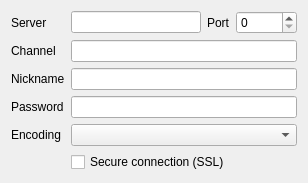
<?xml version="1.0" encoding="UTF-8"?>
<ui version="4.0">
 <class>IrcJoinGroupChat</class>
 <widget class="QWidget" name="IrcJoinGroupChat">
  <property name="geometry">
   <rect>
    <x>0</x>
    <y>0</y>
    <width>308</width>
    <height>176</height>
   </rect>
  </property>
  <property name="windowTitle">
   <string>Form</string>
  </property>
  <layout class="QGridLayout" name="gridLayout">
   <item row="0" column="0">
    <widget class="QLabel" name="label">
     <property name="text">
      <string>Server</string>
     </property>
    </widget>
   </item>
   <item row="0" column="1">
    <widget class="QLineEdit" name="Server_"/>
   </item>
   <item row="1" column="0">
    <widget class="QLabel" name="label_2">
     <property name="text">
      <string>Channel</string>
     </property>
    </widget>
   </item>
   <item row="1" column="1" colspan="3">
    <widget class="QLineEdit" name="Channel_"/>
   </item>
   <item row="2" column="0">
    <widget class="QLabel" name="label_3">
     <property name="text">
      <string>Nickname</string>
     </property>
    </widget>
   </item>
   <item row="3" column="0">
    <widget class="QLabel" name="label_4">
     <property name="text">
      <string>Password</string>
     </property>
    </widget>
   </item>
   <item row="3" column="1" colspan="3">
    <widget class="QLineEdit" name="Password_">
     <property name="echoMode">
      <enum>QLineEdit::PasswordEchoOnEdit</enum>
     </property>
    </widget>
   </item>
   <item row="0" column="3">
    <widget class="QSpinBox" name="Port_">
     <property name="maximum">
      <number>65535</number>
     </property>
    </widget>
   </item>
   <item row="0" column="2">
    <widget class="QLabel" name="label_5">
     <property name="text">
      <string>Port</string>
     </property>
    </widget>
   </item>
   <item row="2" column="1" colspan="3">
    <widget class="QLineEdit" name="Nickname_"/>
   </item>
   <item row="4" column="1" colspan="3">
    <widget class="QComboBox" name="Encoding_"/>
   </item>
   <item row="4" column="0">
    <widget class="QLabel" name="label_6">
     <property name="text">
      <string>Encoding</string>
     </property>
    </widget>
   </item>
   <item row="5" column="1" colspan="3">
    <widget class="QCheckBox" name="SSL_">
     <property name="text">
      <string>Secure connection (SSL)</string>
     </property>
    </widget>
   </item>
  </layout>
 </widget>
 <resources/>
 <connections/>
</ui>
